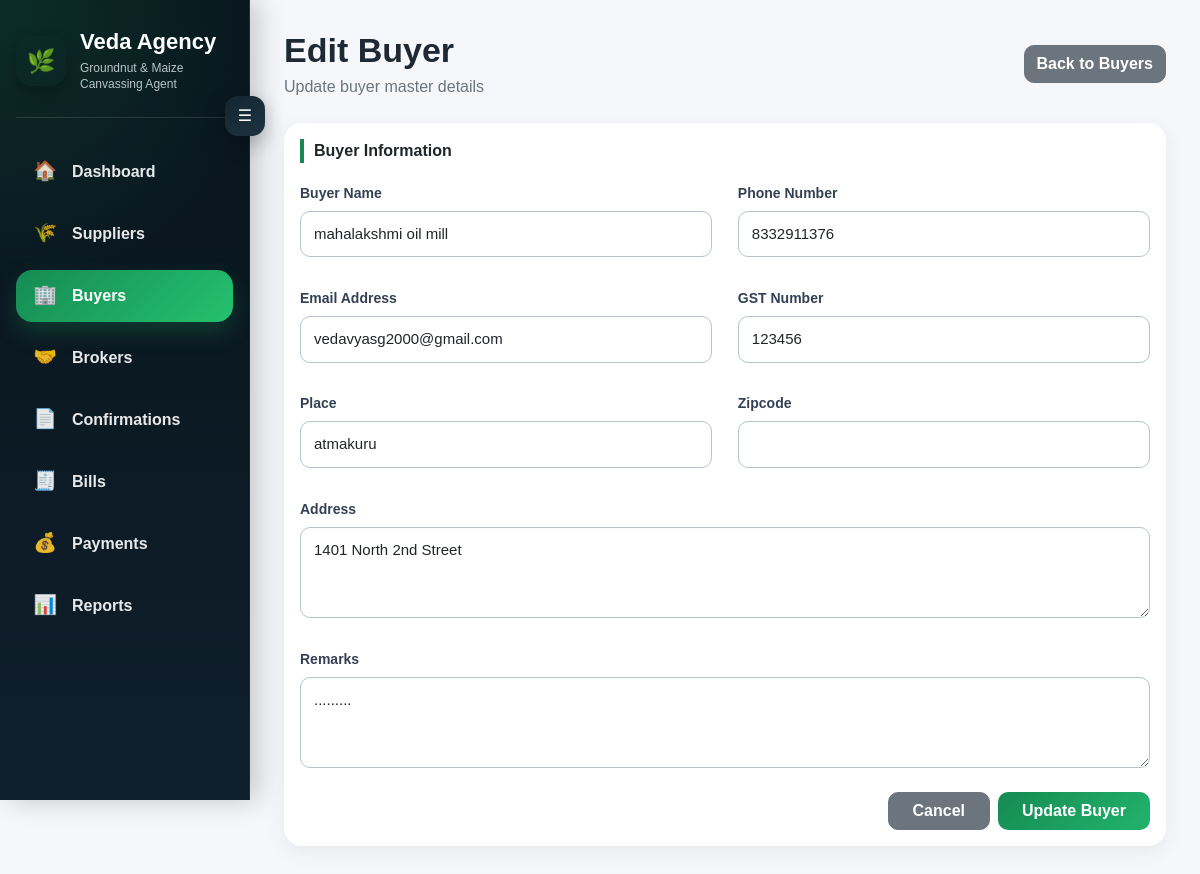
Page /buyer/2/edit/ on the committed database.
### transactions/models.py (models this page shows, shortened)
class Buyer(models.Model):
    name = models.CharField(max_length=100)
    address = models.TextField(blank=True)
    place = models.CharField(max_length=100, blank=True)
    remarks = models.TextField(blank=True)
    gst_no = models.CharField(max_length=30, blank=True)
    phone_no = models.CharField(max_length=20, blank=True)
    email_id = models.EmailField(blank=True)
    zipcode = models.CharField(max_length=20, blank=True, null=True)

### transactions/views.py (the view)
# urls.py: path("buyer/<int:buyer_id>/edit/", views.edit_buyer, name="edit_buyer"),
def edit_buyer(request, buyer_id):
    buyer = get_object_or_404(Buyer, id=buyer_id)
    if request.method == "POST":
        form = BuyerForm(request.POST, instance=buyer)
        if form.is_valid():
            form.save()
            return redirect("buyer_list")
    else:
        form = BuyerForm(instance=buyer)
    return render(request, "transactions/edit_buyer.html", {
        "form": form,
        "buyer": buyer
    })

### transactions/forms.py
class BuyerForm(forms.ModelForm):
    class Meta:
        model = Buyer
        fields = "__all__"
        widgets = {
            "name": forms.TextInput(attrs={"class": "form-control"}),
            "address": forms.Textarea(attrs={"class": "form-control", "rows": 3}),
            "place": forms.TextInput(attrs={"class": "form-control"}),
            "zipcode": forms.TextInput(attrs={"class": "form-control"}),
            "remarks": forms.Textarea(attrs={"class": "form-control", "rows": 3}),
            "gst_no": forms.TextInput(attrs={"class": "form-control"}),
            "phone_no": forms.TextInput(attrs={"class": "form-control"}),
            "email_id": forms.EmailInput(attrs={"class": "form-control"}),
        }

### transactions/templates/transactions/edit_buyer.html (shortened to what this page needs)
{% extends "transactions/base.html" %}
{% block content %}
<div class="d-flex justify-content-between align-items-center mb-4">
    <div>
        <h1 class="page-title">Edit Buyer</h1>
        <p class="page-subtitle">Update buyer master details</p>
    </div>
    <a href="/buyers/" class="btn btn-secondary">
        Back to Buyers
    </a>
</div>
<div class="card">
    <div class="card-body">
        <form method="post">
            <div class="section-title">
                Buyer Information
            </div>
            <div class="row g-4">
                <div class="col-md-6">
                    <label class="form-label fw-semibold">Buyer Name</label>
                    {{ form.name }}
                </div>
                <div class="col-md-6">
                    <label class="form-label fw-semibold">Phone Number</label>
                    {{ form.phone_no }}
                </div>
                <div class="col-md-6">
                    <label class="form-label fw-semibold">Email Address</label>
                    {{ form.email_id }}
                </div>
                <div class="col-md-6">
                    <label class="form-label fw-semibold">GST Number</label>
                    {{ form.gst_no }}
                </div>
                <div class="col-md-6">
                    <label class="form-label fw-semibold">Place</label>
                    {{ form.place }}
                </div>
                <div class="col-md-6">
                    <label class="form-label fw-semibold">Zipcode</label>
                    {{ form.zipcode }}
                </div>
                <div class="col-md-12">
                    <label class="form-label fw-semibold">Address</label>
                    {{ form.address }}
                </div>
                <div class="col-md-12">
                    <label class="form-label fw-semibold">Remarks</label>
                    {{ form.remarks }}
                </div>
            </div>
            <div class="d-flex justify-content-end gap-2 mt-4">
                <a href="/buyers/" class="btn btn-secondary px-4">Cancel</a>
                <button type="submit" class="btn btn-success px-4">Update Buyer</button>
            </div>
        </form>
    </div>
</div>
{% endblock %}

### transactions/templates/transactions/base.html (style rules this page uses)
* { -webkit-font-smoothing: antialiased; -moz-osx-font-smoothing: grayscale; }
:root { --sidebar-open: 250px; --sidebar-closed: 78px; --green: #198754; --dark-1: #08141c; --dark-2: #0f1f2b; }
body { margin: 0; background: #f5f7fb; font-family: Arial, sans-serif; }
.page-title { font-size: 34px; font-weight: 900; margin-bottom: 4px; color: #1f2933; }
.page-subtitle { color: #6c757d; font-size: 16px; margin-bottom: 0; }
.card { border: 0; border-radius: 18px; box-shadow: 0 6px 22px rgba(0,0,0,0.06); }
.section-title { font-weight: 800; font-size: 1rem; margin-bottom: 18px; color: #212529; border-left: 4px solid var(--green); padding-left: 10px; }
.btn { border-radius: 10px; font-weight: 600; }
.btn-success { background: linear-gradient(135deg, #158b53, #22b36d); border: none; }
.form-control, .form-select { border-radius: 10px; }
.row.g-4 { --bs-gutter-x: 1.6rem; --bs-gutter-y: 1.8rem; }

### transactions/templates/transactions/edit_buyer.html (style rules this page uses)
.card-body input, .card-body select, .card-body textarea { background-color: #ffffff !important; border: 1.5px solid #b8c4cc !important; padding: 11px 13px; font-size: 15px; border-radius: 10px; transition: all 0.2s ease; box-shadow: inset 0 1px 2px rgba(0,0,0,0.02); }
.form-label { color: #344054; font-size: 14px; margin-bottom: 7px; }

### rows in the picture
Buyer: name "mahalakshmi oil mill", phone_no "8332911376", email_id "vedavyasg2000@gmail.com", gst_no "123456", place "atmakuru", address "1401 North 2nd Street", remarks "........."
